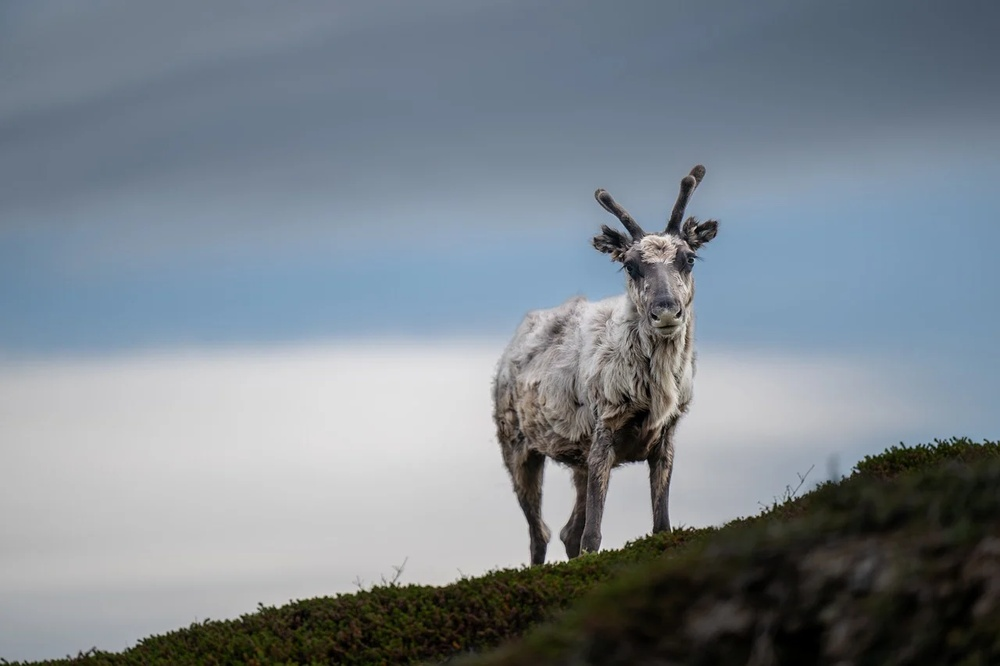
#> input picture img/sheep.jpg, 1000 x 666 px, shrunk from 1280 x 853 before the run
$ jupyter execute 'opencv快速入门.ipynb'   (older library calls are emulated)
#> lines starting #> are read from the running program, lines starting #| are printed output that depends on the picture; after the words box and inside, x2 and y2 are one past the last pixel; in counts of white or black regions, pixels touching at a corner belong together
# `OpenCV` 快速入门

## 角点检测

用于检测从(灰度)图像中提取稳定、易于跟踪的特征点（灰度变化剧烈的角点）。

[cell 1]
import cv2
import matplotlib.pyplot as plt


image = cv2.imread('../img/sheep.jpg')
#> image is the input picture: shape (666, 1000, 3); mean B, G, R 142.3, 133.9, 124.3

if image is None:
    print("错误：无法读取图像 ")
else:
    # 将图片转换为灰度图
    gray = cv2.cvtColor(image, cv2.COLOR_BGR2GRAY)
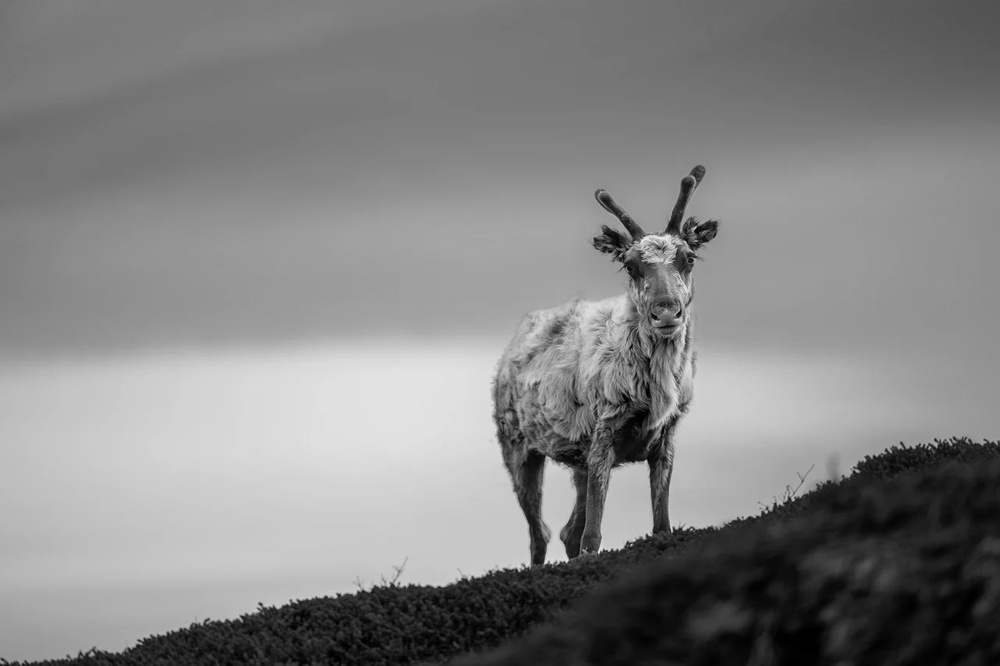
#> gray: shape (666, 1000); min 0, max 238, mean 132
    # 提前图片的角点，并将角点画一个圆点
    corners = cv2.goodFeaturesToTrack(gray, 500, 0.1, 10)
#> corners = 163 rows, first 8: [566, 562], [646, 460], [617, 549], [598, 553], [519, 571], [766, 512], [646, 534], [793, 500]
    for corner in corners:
        x, y = corner.ravel()
        cv2.circle(image, (int(x), int(y)), 3, (255,0,0), -1)
#> this loop made 163 passes
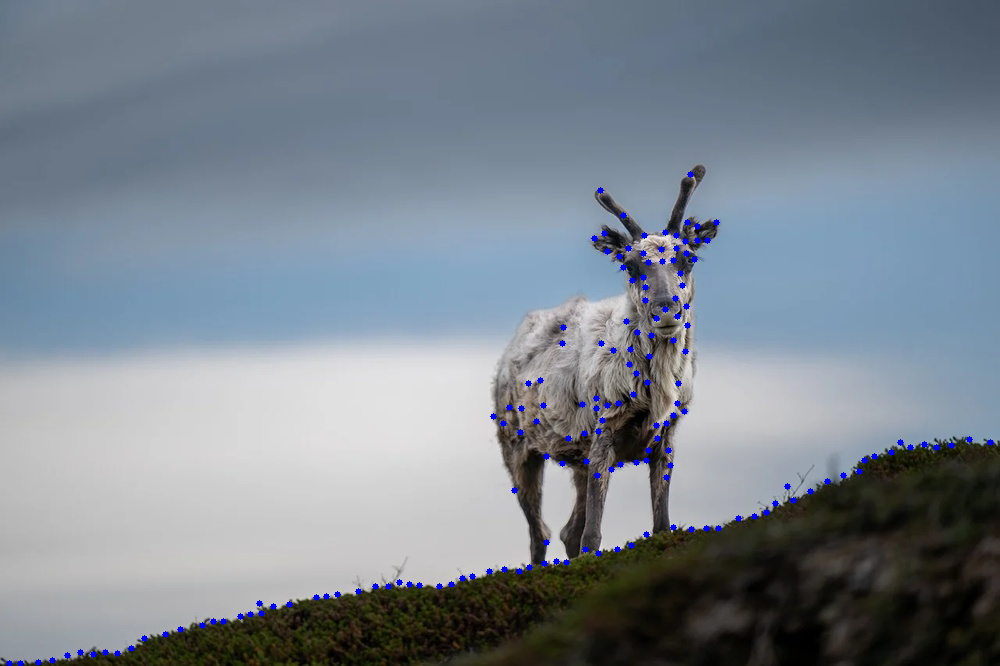
#> image: shape (666, 1000, 3); 0.71% of pixels changed, all inside (x1, y1, x2, y2) = (6, 171, 994, 666)

    plt.imshow(image)

## 模板匹配（以图搜图）

在一张大图（源图像）中寻找与小图（模板图像）最相似的区域，，输出每个可能位置的匹配程度。

相似度算法包括：

- cv2.TM_CCOEFF：相关系数匹配，值越大越相似
- cv2.TM_CCOEFF_NORMED：归一化相关系数匹配，取值范围[0,1]，1 表示完全匹配
- cv2.TM_SQDIFF：平方差匹配，值越小越相似
- cv2.TM_SQDIFF_NORMED：归一化平方差匹配，取值范围[0,1]，0 表示完全匹配

仅适用于尺度、旋转、光照不变的场景，若目标发生缩放、旋转或光照变化，匹配效果会大幅下降。
对噪声敏感，需提前预处理（如平滑滤波）。

典型应用场景：

- 固定位置的目标检测（如工业流水线上的零件定位）。
- 简单的图像检索（如在截图中查找特定图标）。
- 视频中固定形状目标的跟踪（如监控中跟踪特定标志）。

[cell 2]
import numpy as np

image = cv2.imread('../img/poker.jpg')
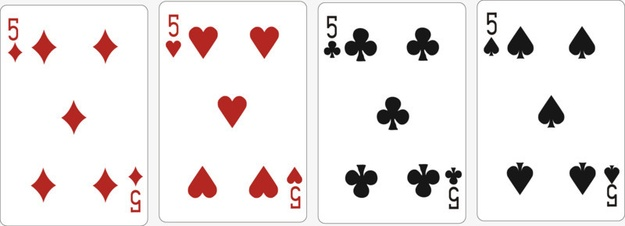
#> input picture img/poker.jpg, 625 x 226 px, shrunk from 800 x 289 before the run
#> image is the input picture: shape (226, 625, 3); mean B, G, R 232.8, 233.1, 238.3
if image is None:
    print("错误：无法读取图像 ")
else:
    gray = cv2.cvtColor(image, cv2.COLOR_BGR2GRAY)
#> gray: shape (226, 625)

    template = cv2.imread('../img/heart.png')
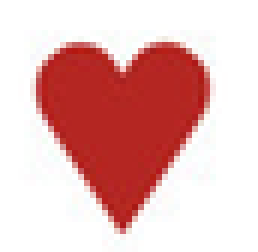
#> input picture img/heart.png, 43 x 42 px, shrunk from 55 x 54 before the run (shown 6 times larger)
#> template is the input picture: shape (42, 43, 3); mean B, G, R 184.3, 185.8, 230.4
    if template is None:
        print("错误：无法读取模板图像 ")
    else:
        template = cv2.cvtColor(template, cv2.COLOR_BGR2GRAY)
#> template: shape (42, 43)

        # 对匹配图形大小是敏感的，要求大小也要一致才能匹配
        match_area = cv2.matchTemplate(gray, template, cv2.TM_CCOEFF_NORMED)
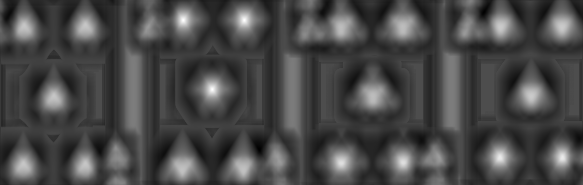
#> match_area: shape (185, 583) float32; min -0.438, max 0.996, mean -0.0304; drawn with min black and max white
        localtions = np.where(match_area > 0.95)
#> localtions = 11 positions, rows 19 to 90, columns 182 to 244

        w, h = template.shape[:2]
#> w = 42; h = 43
        for p in zip(*localtions[::-1]):
            cv2.rectangle(image, p, (p[0] + w, p[1] + h), (0, 255, 0), 2)
#> this loop made 11 passes
#> p on passes 1 to 11: (182, 19), (183, 19), (244, 19), (182, 20), (183, 20), (243, 20), (244, 20), (212, 88), (211, 89), (212, 89), (212, 90)
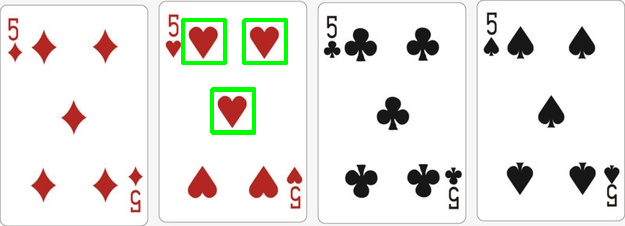
#> image: shape (226, 625, 3); 1.49% of pixels changed, all inside (x1, y1, x2, y2) = (181, 18, 288, 135)

        plt.imshow(image)

## 边缘检测

### `Laplacian` 边缘检测

拉普拉斯（Laplacian）是一种基于二阶导数的边缘检测方法。它通过检测图像中灰度值的快速变化来识别边缘。

局限性：

- 会放大图像噪声，实际应用中通常需要先进行平滑处理（如高斯滤波）；
- 只能检测边缘的存在，无法提供边缘方向信息；
- 对较强的边缘响应可能出现双边缘现象。

[cell 3]
# 读取图像并转为灰度图
img = cv2.imread('../img/sheep.jpg')
if img is None:
    print("错误：无法读取图像 ")
else:
    gray = cv2.cvtColor(img, cv2.COLOR_BGR2GRAY)

    # 先高斯滤波去除噪声
    blur = cv2.GaussianBlur(gray, (3, 3), 0)

    # 计算拉普拉斯算子
    laplacian = cv2.Laplacian(blur, cv2.CV_64F)  # 使用64位浮点型避免截断
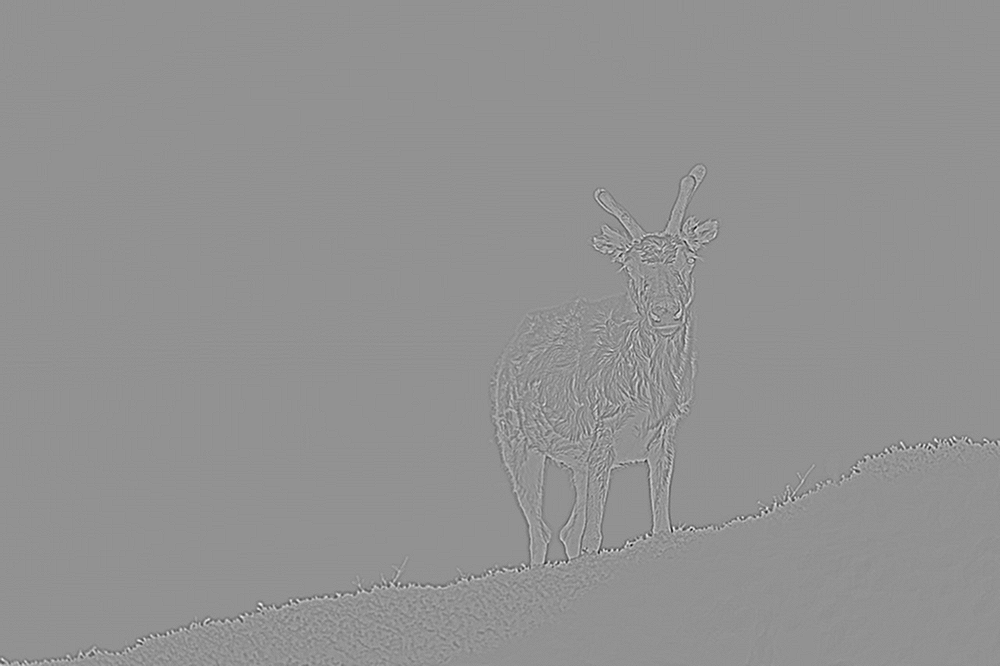
#> laplacian: shape (666, 1000) float64; min -114, max 85, mean 0; drawn with min black and max white
    laplacian = np.uint8(np.absolute(laplacian))  # 取绝对值并转为8位
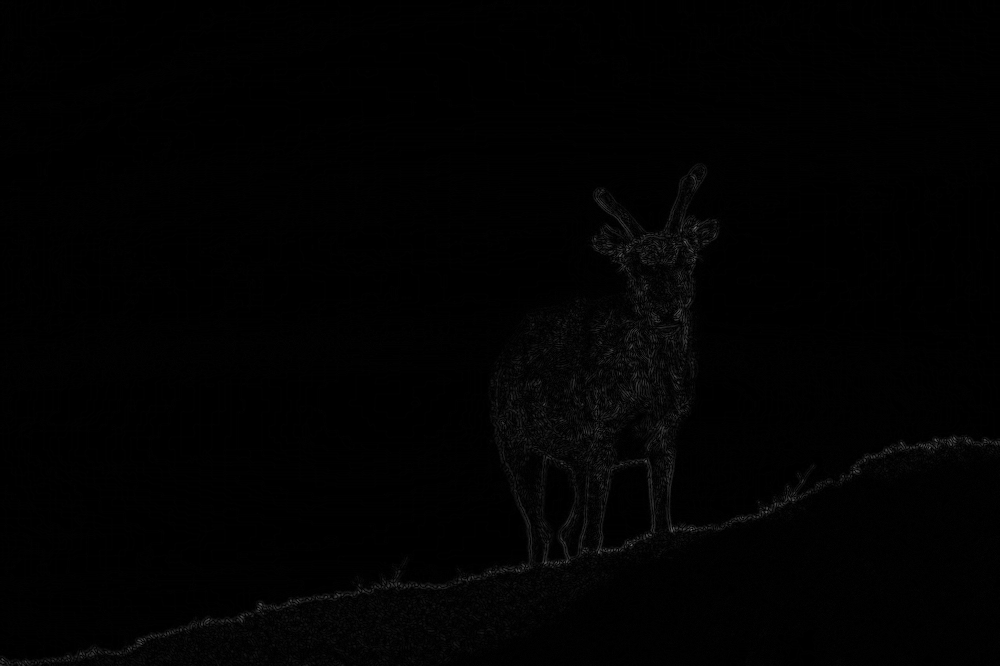
#> laplacian: shape (666, 1000); min 0, max 114, mean 1.8

    # 显示结果
    plt.imshow(laplacian)

### `Canny` 边缘检测

经典的多阶段边缘检测算法，通过四个步骤实现从图像中提取清晰、连续的边缘：

- 高斯滤波：去噪预处理，平滑图像以减少噪声干扰
- 计算梯度幅值和方向：定位图像中灰度变化剧烈的区域
- 非极大值抑制（NMS）：将宽边缘 “细化” 为单像素宽度，保留局部梯度最大的点
- 双阈值检测与边缘连接：区分强边缘、弱边缘和非边缘，通过阈值筛选并连接边缘。

[cell 4]
# 读取图像并转为灰度图
img = cv2.imread('../img/sheep.jpg')
if img is None:
    print("加载图片错误")
else:
    gray = cv2.cvtColor(img, cv2.COLOR_BGR2GRAY)

    # Canny边缘检测（阈值需根据图像调整）
    edges = cv2.Canny(gray, 50, 150)  # 低阈值50，高阈值150
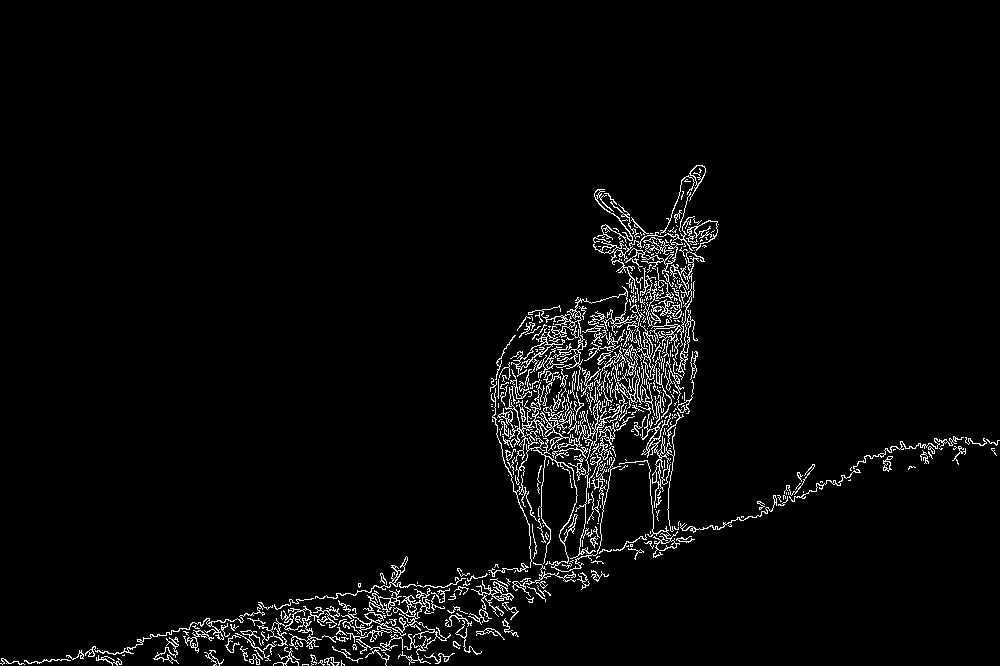
#> edges: shape (666, 1000); 3.3% white in thin lines or dots, all inside (x1, y1, x2, y2) = (0, 165, 1000, 666)

    plt.imshow(edges)

## 阈值算法

将每个像素的灰度值与预设阈值比较，根据比较结果将像素标记为特定值（如 0 或 255），实现图像的二值化（或多值化）。可将图像分割为前景（目标）和背景两部分。它广泛适用于灰度图像，能快速提取感兴趣区域，是图像分割、目标检测等任务的基础。

阈值策略:

- cv2.THRESH_BINARY：二进制阈值，pixel > thresh → maxval；否则 → 0
- cv2.THRESH_BINARY_INV：反二进制阈值，pixel > thresh → 0；否则 → maxval
- cv2.THRESH_TRUNC：截断阈值，pixel > thresh → thresh；否则 → 保持原值
- cv2.THRESH_TOZERO：阈值到零，pixel > thresh → 保持原值；否则 → 0
- cv2.THRESH_OTSU：大津法，通过计算图像灰度直方图自动确定阈值

其它方式：像素周围的局部区域动态计算阈值，cv2.adaptiveThreshold

使用场景：

- 文档扫描：提取文字（前景）与背景分离，如身份证、试卷扫描后的二值化处理。
- 目标分割：在简单背景下提取目标，例如工业检测中分割零件与传送带。
- 特征提取预处理：为轮廓检测、形状分析等提供二值化图像，减少计算量。
- 医学影像：突出病灶区域，如 X 光片的骨骼与软组织分离。

[cell 5]
gray = cv2.imread('../img/sheep.jpg', cv2.IMREAD_GRAYSCALE)
#> gray: shape (666, 1000); min 0, max 238, mean 132
if gray is None:
    print('打开图片错误')
else:
    ret, binary = cv2.threshold(gray, 0, 255, cv2.THRESH_BINARY + cv2.THRESH_OTSU)
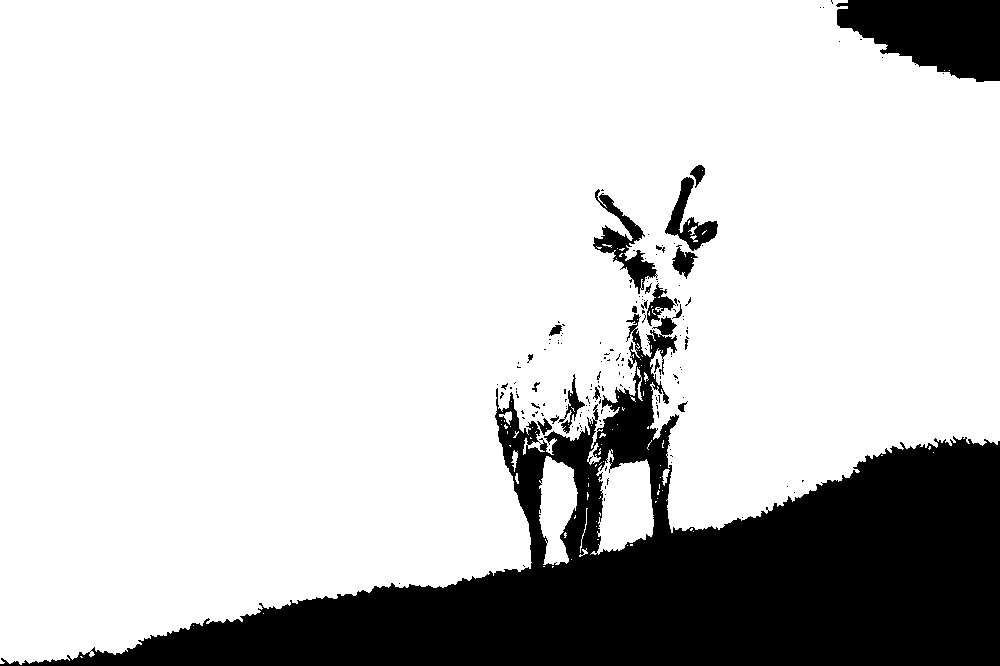
#> binary: shape (666, 1000); 79.9% white; 163 black regions (139 under 20 px), largest, box (x1, y1, x2, y2) and area: (0, 314, 1000, 666) 118314, (836, 0, 1000, 82) 9618, (593, 189, 658, 294) 1946
#> ret = 96
    plt.imshow(binary)
